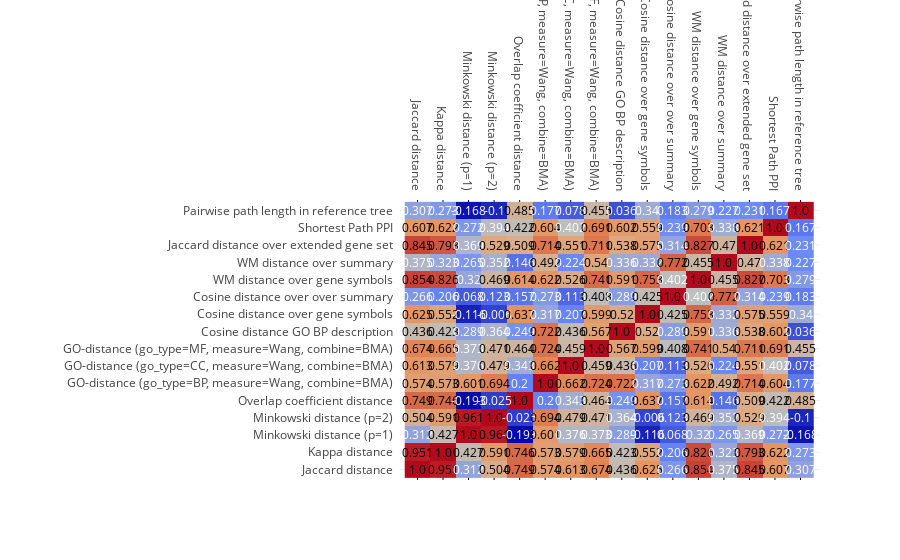
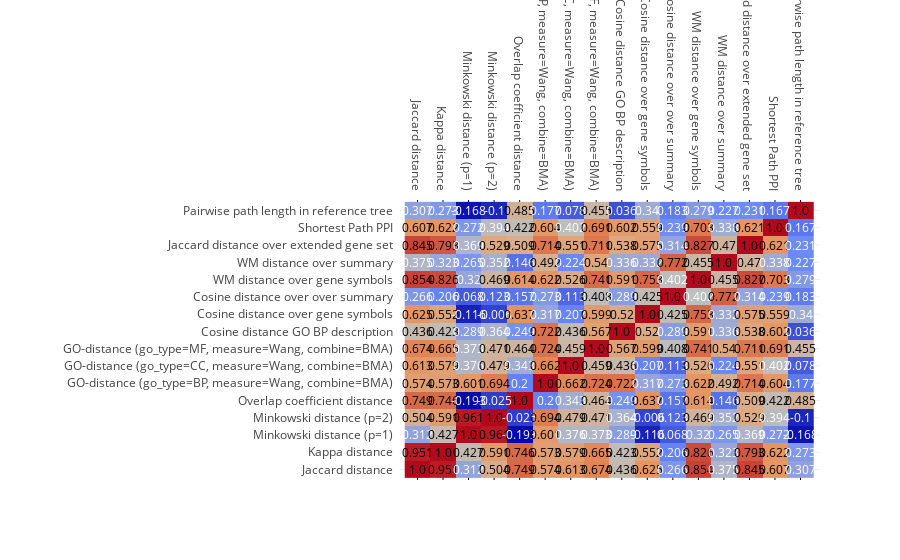

Notebook code for these charts, in order:
### Code cell
print(RenderTree(gsd.gene_sets.load_tree("evaluation_data/reactome/R-HSA-8982491/tree.json")))
print("Pearson correlations:")
iplot(create_heatmap(extract_score_df("R-HSA-8982491", "pearson")))
print("Spearman correlations:")
iplot(create_heatmap(extract_score_df("R-HSA-8982491", "spearman")))
